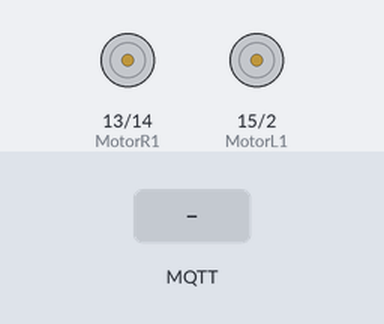
This sketch was run on a simulated ESP8266 (NodeMCU). Shown: motor-driver pin pairs drawn as motors (green arrow = first pin HIGH = forward, orange = second pin HIGH = backward, longer = more drive, scaled by the enable pin). Inputs (shaded band) come from the test bench. WiFi joins after 1.5 s; servers stay silent unless stated; no MQTT or app messages arrive unless stated; what the sketch prints to the serial monitor is not drawn.

Above: at 2.9 s.
3.0 s: MQTT message "on" arrives on the first subscribed topic
4.5 s: MQTT message "F" arrives on the first subscribed topic
At 5.6 s:
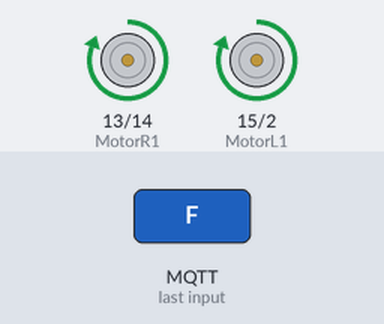
6.0 s: MQTT message "B" arrives on the first subscribed topic
At 7.0 s:
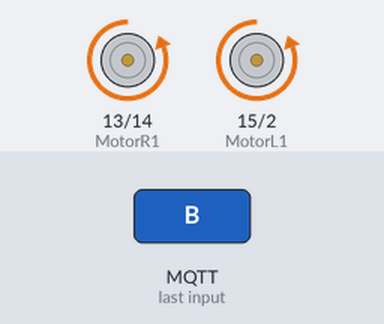
7.5 s: MQTT message "R" arrives on the first subscribed topic
At 7.9 s:
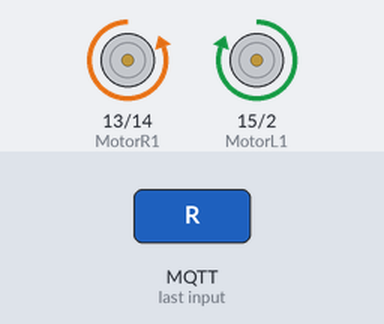
9.0 s: MQTT message "L" arrives on the first subscribed topic
At 9.3 s:
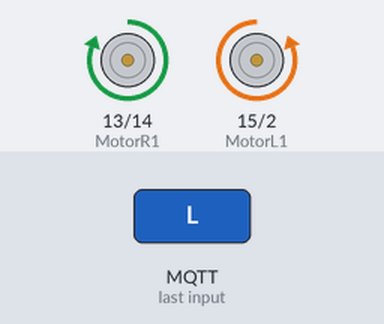
Timing chart, 0 to 11.5 s (numbered marks = the images above; inputs shaded):
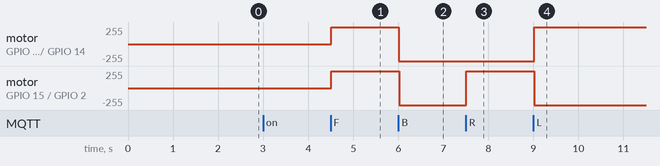

The sketch:

RCTank_MQTT.ino
```cpp
#include<ESP8266WiFi.h>
#include<PubSubClient.h>
#define BAUD_RATE 9600

// MQTT parameters
#define MQTT_SERVER "192.168.43.1"
const char* ssid = "Akash";
const char* password = "astr1x2096";
const char* mqtt_username = "astr1x";
const char* mqtt_password = "astr1x2096";

// Topic to subscribe to for the commands
char* subTopic = "RCTank/ctrl";

// Callback function header
void callback(char* topic, byte* payload, unsigned int length);
void reconnect();


// Bot parameters
#define enMotorR 5
#define MotorR1 13
#define MotorR2 14
#define MotorL1 15
#define MotorL2 2
#define enMotorL 4

#define maxPWM 1023
#define chillPWM 768

String selectPWM = "chill";
String botPower = "off";

String cmd = "", runner = "";

WiFiClient wifiClient;
PubSubClient client(MQTT_SERVER, 1883, callback, wifiClient);

void setup() {
  Serial.begin(BAUD_RATE);
  pinMode(enMotorR, OUTPUT);
  pinMode(enMotorL, OUTPUT);
  pinMode(MotorR1, OUTPUT);
  pinMode(MotorR2, OUTPUT);
  pinMode(MotorL1, OUTPUT);
  pinMode(MotorL2, OUTPUT);

  Serial.println();
  Serial.print("Connecting to ");
  Serial.println(ssid);

  WiFi.begin(ssid, password);
  while (WiFi.status() != WL_CONNECTED) {
    delay(500);
    Serial.print(".");
  }
  Serial.println("Connected");
  reconnect();

  Serial.println("");
  Serial.println("WiFi connected");
  Serial.println("IP address: ");
  Serial.println(WiFi.localIP());

  delay(200);

  Serial.println("Setup Complete.");
}

void loop() {
  // Reconnect if connection is lost
  if (!client.connected() && WiFi.status() == 3)
    reconnect();

   botRunner();
   client.loop();
   // Must delay to allow ESP8266 WIFI functions to run
  delay(10);
}

void forward() {
  if(botPower == "on") {
    if(selectPWM == "max") {
      analogWrite(enMotorL, maxPWM);
      analogWrite(enMotorR, maxPWM);
    }
    else if(selectPWM == "chill") {
      analogWrite(enMotorL, chillPWM);
      analogWrite(enMotorR, chillPWM);
    }
    else {}

    digitalWrite(MotorR1, HIGH);
    digitalWrite(MotorR2, LOW);

    digitalWrite(MotorL1, HIGH);
    digitalWrite(MotorL2, LOW);
  }
  else if(botPower == "off")
    halt();
}

void reverse() {
  if(botPower == "on") {
    if(selectPWM == "max") {
      analogWrite(enMotorL, maxPWM);
      analogWrite(enMotorR, maxPWM);
    }
    else if(selectPWM == "chill") {
      analogWrite(enMotorL, chillPWM);
      analogWrite(enMotorR, chillPWM);
    }
    else {}

    digitalWrite(MotorR1, LOW);
    digitalWrite(MotorR2, HIGH);

    digitalWrite(MotorL1, LOW);
    digitalWrite(MotorL2, HIGH);
  }
  else if(botPower == "off")
    halt();
}

void left() {
  if(botPower == "on") {
    if(selectPWM = "max") {
      analogWrite(enMotorL, maxPWM);
      analogWrite(enMotorR, maxPWM);
    }
    else if(selectPWM == "chill") {
      analogWrite(enMotorL, chillPWM);
      analogWrite(enMotorR, chillPWM);
    }
    else {}

    digitalWrite(MotorR1, HIGH);
    digitalWrite(MotorR2, LOW);

    digitalWrite(MotorL1, LOW);
    digitalWrite(MotorL2, HIGH);
  }
  else if(botPower == "off")
    halt();
}

void right() {
  if(botPower == "on") {
    if(selectPWM == "max") {
      analogWrite(enMotorL, maxPWM);
      analogWrite(enMotorR, maxPWM);
    }
    else if(selectPWM == "chill") {
      analogWrite(enMotorL, chillPWM);
      analogWrite(enMotorR, chillPWM);
    }
    else {}

    digitalWrite(MotorR1, LOW);
    digitalWrite(MotorR2, HIGH);

    digitalWrite(MotorL1, HIGH);
    digitalWrite(MotorL2, LOW);
  }
  else if(botPower == "off")
    halt();
}

void halt() {
  analogWrite(enMotorL, 0);
  analogWrite(enMotorR, 0);

  digitalWrite(MotorR1, LOW);
  digitalWrite(MotorR2, LOW);

  digitalWrite(MotorL1, LOW);
  digitalWrite(MotorL2, LOW);
}

void botRunner() {
  if(runner == "F")
    forward();
  else if(runner == "B")
    reverse();
  else if(runner == "R")
    right();
  else if(runner == "L")
    left();
   else
    halt();
}

void reconnect() {

  //attempt to connect to the wifi if connection is lost
  if(WiFi.status() != WL_CONNECTED) {

    //loop while we wait for connection
    while (WiFi.status() != WL_CONNECTED) {
      delay(500);
      // Serial.print(".");
    }
  }

  //make sure we are connected to WIFI before attemping to reconnect to MQTT
  if(WiFi.status() == WL_CONNECTED){
  // Loop until we're reconnected to the MQTT server
    while (!client.connected()) {

      // Generate client name based on MAC address and last 8 bits of microsecond counter
      String clientName;
      clientName += "RCTankBot";

      //if connected, subscribe to the topic(s) we want to be notified about
      if (client.connect((char*) clientName.c_str(), mqtt_username, mqtt_password)) {
        //Serial.print("\tMQTT Connected");
        client.subscribe(subTopic);
      }
    }
  }
}

// MQTT callback function
void callback(char* topic, byte* payload, unsigned int length) {
  // Convert topic to string to make it easier to work with
  String topicStr = topic;
  // We expect a reply
  cmd = String((char *)payload).substring(0, length);
  Serial.println(cmd);
  if(cmd == "F") {
    runner = cmd;
  }
  else if(cmd == "B") {
    runner = cmd;
  }
  else if(cmd == "R") {
    runner = cmd;
  }
  else if(cmd == "L") {
    runner = cmd;
  }
  else if(cmd == "on") {
    botPower = cmd;
  }
  else if(cmd == "off") {
    botPower = cmd;
  }
  else if(cmd == "chill") {
    selectPWM = cmd;
  }
  else if(cmd == "max") {
    selectPWM = cmd;
  }
  yield();
}
```

Measured:
- after the input at 3.0 s, every drawn part: stays the same
- after the input at 4.5 s, motor on GPIO 13 (MotorR1) / GPIO 14 (MotorR2), motor on GPIO 15 (MotorL1) / GPIO 2 (MotorL2): stopped → forward 255/255 at once
- after the input at 6.0 s, motor on GPIO 13 (MotorR1) / GPIO 14 (MotorR2), motor on GPIO 15 (MotorL1) / GPIO 2 (MotorL2): forward 255/255 → backward 255/255 at once
- after the input at 7.5 s, motor on GPIO 15 (MotorL1) / GPIO 2 (MotorL2): backward 255/255 → forward 255/255 at once
- after the input at 9.0 s, motor on GPIO 13 (MotorR1) / GPIO 14 (MotorR2): backward 255/255 → forward 255/255 at once; motor on GPIO 15 (MotorL1) / GPIO 2 (MotorL2): forward 255/255 → backward 255/255 at once
